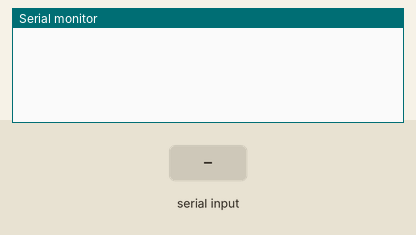
The sketch below on a simulated Arduino Uno, built with avr-gcc and run on an emulated ATmega328P. Parts: the last lines printed to the serial monitor. The inputs (shaded band) are chosen by the test bench.

Above: at 1.2 s.
1.3 s: "90,45,200\n" received over Serial
At 2.5 s:
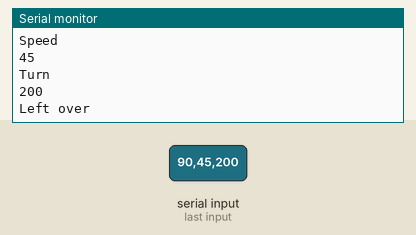
2.8 s: "30,150,10\n" received over Serial
At 3.7 s:
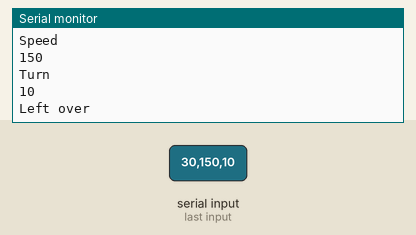
Timing chart, 0 to 5.8 s (numbered marks = the images above; inputs shaded):
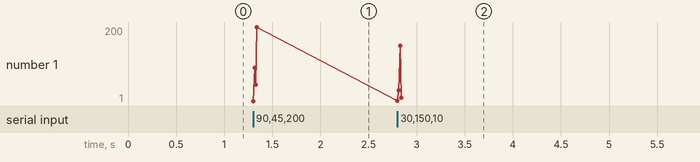

Measured:
- after the input at 1.3 s, the serial monitor: prints a new line at once (image 1)
- after the input at 2.8 s, the serial monitor: prints a new line at once (image 2)
- plotted number 1: 200 → 10 after the input at 2.8 s

The sketch:

sketch_nov23a.ino
```cpp
const unsigned int MAX_MESSAGE_LENGTH = 12;
String command;
int x = 0;

void setup() {
 Serial.begin(9600);
 Serial.setTimeout(100);
}

void loop() {

 //Check to see if anything is available in the serial receive buffer
   while (Serial.available() > 0){

    x = x+1;
    Serial.println(x);
     int Head = Serial.parseInt();
     int Speed = Serial.parseInt();
     int Turn = Serial.parseInt();

     Serial.println("Head");
     Serial.println(Head);
     Serial.println("Speed");
     Serial.println(Speed);
     Serial.println("Turn");
     Serial.println(Turn);

     if (Serial.available()) {
      command = Serial.readStringUntil('\n');
      command.trim();
      Serial.println("Left over");
      Serial.println(command);
      }
 }
 }
```
